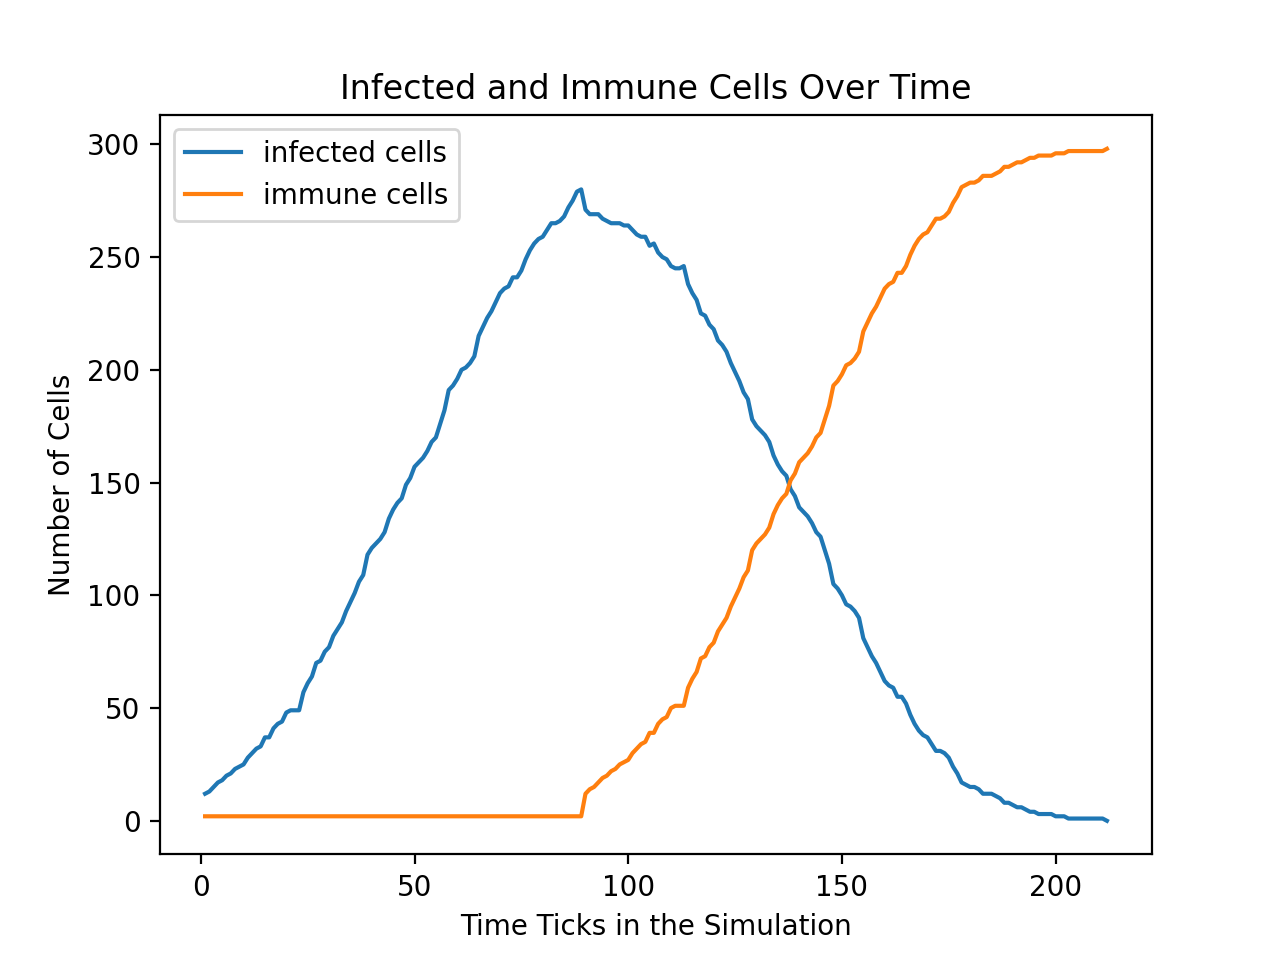

The script that drew this image:
"""Creates the chart for pj02. 

I hypothesize that if I run a simulation with a bounds width of 600, a speed of 5.0,
300 total cells, 10 initially infected, and 2 initially immune,then the chart will 
display 1/2 or about 150 cells as the maximum number of infected cells during any one time,
given that the cells recover relatively quickly after approximately 3 seconds. 
I also think that there will be a steady upward trendline showing the immune cells, 
since all infected cells will be immunized, capping out at around 225 or 3/4 of all 300 cells. 
To my surprise, about 270 cells out of the 300 became infected at the peak of the pandemic, 
showing that nearly all of the 300 cells became infected at the same point in time.
It is a little mind boggling that even with increased bounds, 300 cells, and only 10 infected
from the start was enough to infect almost every cell before each cell's inevitable recovery. 
I was correct in that there was a steady upward trend of immune cells during the simmulation,
but I did not think that the line would reach the ceiling of 300, and it did.
"""


from typing import List
import argparse
from projects.pj02.model import Model
from projects.pj02 import constants


def main() -> None:
    parser = argparse.ArgumentParser(description='Determine number and types of initial cells')
    parser.add_argument("cells", type=int, help="Total number of cells present.")
    parser.add_argument("infected", type=int, help="Initial number of infected cells present.")
    parser.add_argument("immune", type=int, help="Initial number of immune cells present.")
    args = parser.parse_args()
    print(f"{args.cells} cells total, {args.infected} infected initially, {args.immune} immune initially")
    model = Model(args.cells, constants.CELL_SPEED, args.infected, args.immune)
    tick_list: List[int] = []
    num_infected: List[int] = []
    num_immune: List[int] = []
    while model.is_complete() != True:
        model.tick()
        tick_list.append(model.time)
        infected_counter: int = 0
        immune_counter: int = 0
        for cell in model.population:
            if cell.is_infected():
                infected_counter += 1
            if cell.is_immune():
                immune_counter += 1  
        num_infected.append(infected_counter)
        num_immune.append(immune_counter)
    if model.is_complete:
        chart_data(num_infected, num_immune, tick_list)
        print("done")
  

def chart_data(infected_cells: List[int], immune_cells: List[int], time: List[int]) -> None:
    """Charts data over a period of one month."""
    import matplotlib.pyplot as plt
    plt.plot(time, infected_cells, label = "infected cells")
    plt.plot(time, immune_cells, label = "immune cells")
    plt.xlabel("Time Ticks in the Simulation")
    plt.ylabel("Number of Cells")
    plt.title(f"Infected and Immune Cells Over Time")
    plt.legend()
    plt.show()


if __name__ == "__main__":
    main()
